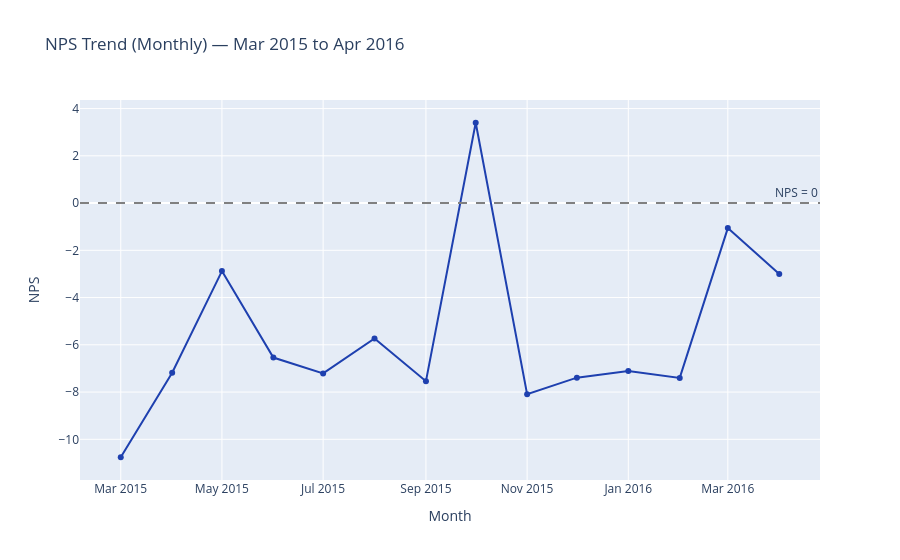

Notebook cell for this chart:
### Markdown cell above
## 9. NPS Trend Over Time

### Code cell
trend = nps_trend(df_banking, date_col="date_received", freq="M")
print(f"Dataset spans: {trend['period'].iloc[0]} to {trend['period'].iloc[-1]} ({len(trend)} months)")
print(f"NPS range: {trend['nps'].min():.2f} to {trend['nps'].max():.2f}")

fig = px.line(
    trend, x="period", y="nps",
    title="NPS Trend (Monthly) — Mar 2015 to Apr 2016",
    labels={"period": "Month", "nps": "NPS"},
    markers=True,
    color_discrete_sequence=["#1e40af"],
)
fig.add_hline(y=0, line_dash="dash", line_color="gray", annotation_text="NPS = 0")
fig.show()

### Figure 1 — Plotly figure (JSON) as saved in the notebook; plotly's stock layout.template omitted (floating-point values rounded to 4 significant figures)
{"data": [{"hovertemplate": "Month=%{x}<br>NPS=%{y}<extra></extra>", "legendgroup": "", "line": {"color": "#1e40af", "dash": "solid"}, "marker": {"symbol": "circle"}, "mode": "lines+markers", "name": "", "orientation": "v", "showlegend": false, "type": "scatter", "x": ["2015-03", "2015-04", "2015-05", "2015-06", "2015-07", "2015-08", "2015-09", "2015-10", "2015-11", "2015-12", "2016-01", "2016-02", "2016-03", "2016-04"], "xaxis": "x", "y": [-10.76, -7.18, -2.88, -6.54, -7.21, -5.73, -7.54, 3.4, -8.09, -7.39, -7.11, -7.4, -1.06, -3.0], "yaxis": "y"}], "layout": {"annotations": [{"showarrow": false, "text": "NPS = 0", "x": 1, "xanchor": "right", "xref": "x domain", "y": 0, "yanchor": "bottom", "yref": "y"}], "legend": {"tracegroupgap": 0}, "shapes": [{"line": {"color": "gray", "dash": "dash"}, "type": "line", "x0": 0, "x1": 1, "xref": "x domain", "y0": 0, "y1": 0, "yref": "y"}], "title": {"text": "NPS Trend (Monthly) — Mar 2015 to Apr 2016"}, "xaxis": {"anchor": "y", "domain": [0, 1], "title": {"text": "Month"}}, "yaxis": {"anchor": "x", "domain": [0, 1], "title": {"text": "NPS"}}}}
